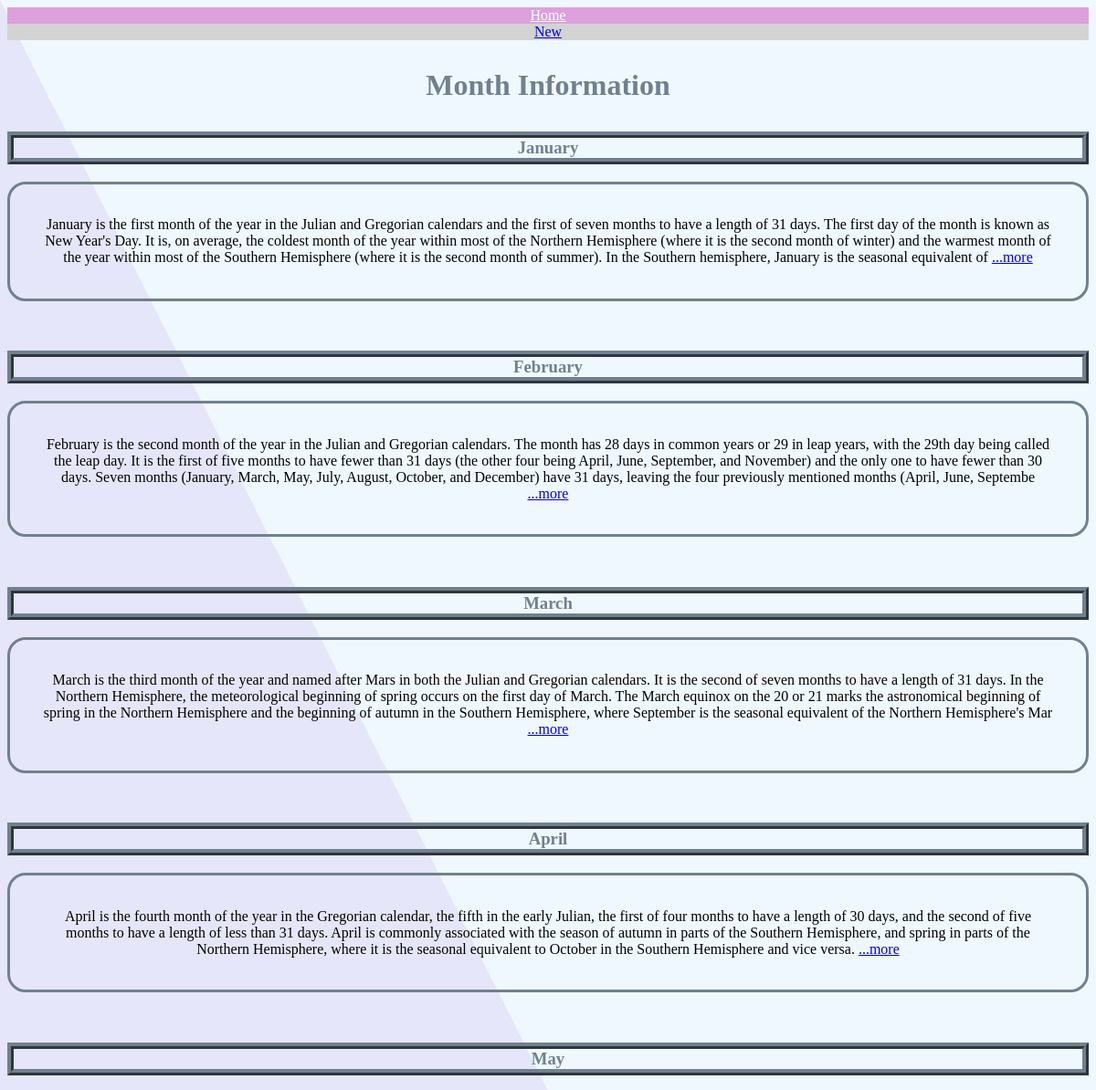
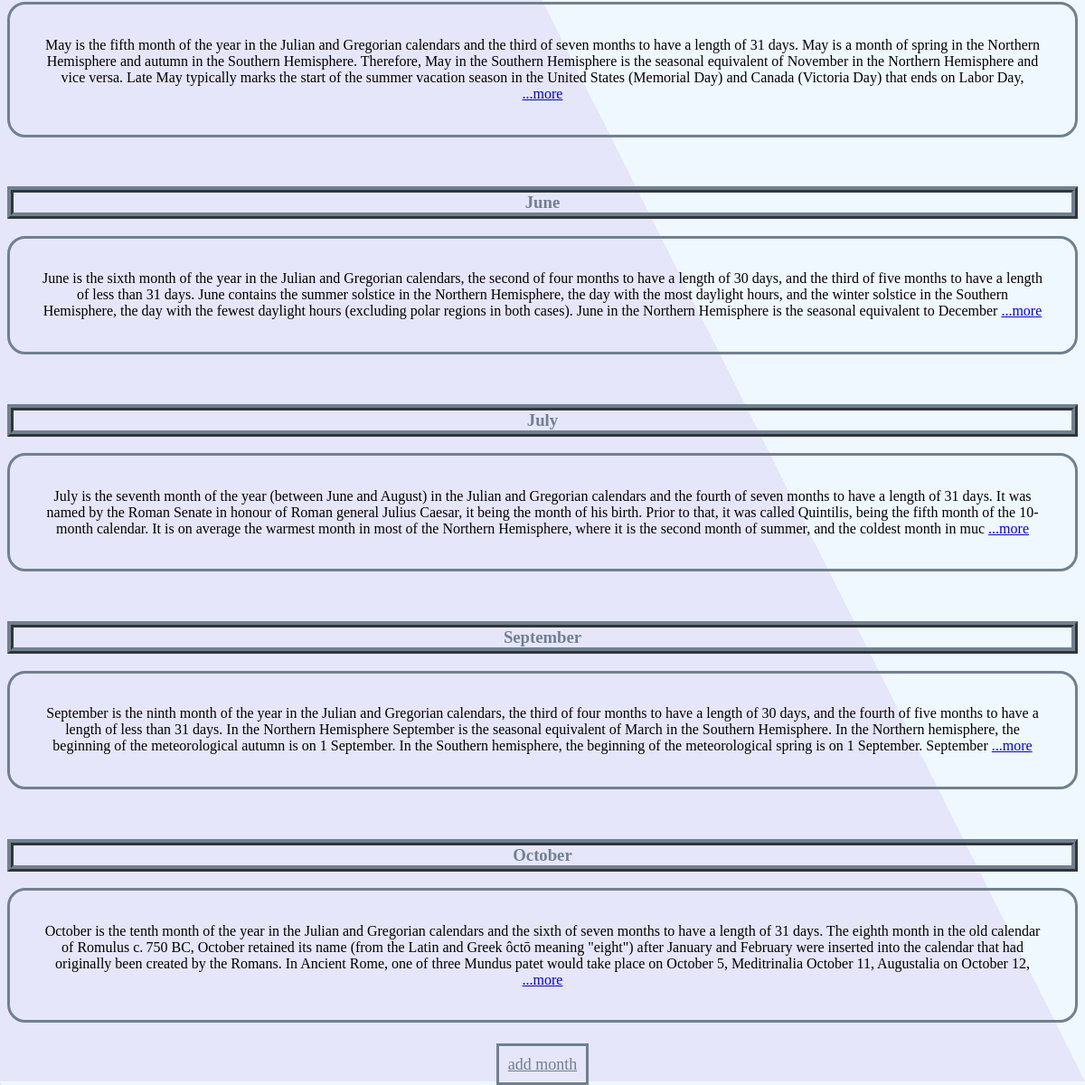
The page / on the database its author committed (2 pictures, top to bottom).
### blog/models.py (models this page shows, shortened)
class Blog(models.Model):
    subject = models.CharField(max_length=200)
    author = models.CharField(max_length=100)
    date = models.DateTimeField()
    content = models.TextField()
    def brief(self):
        return self.content[:500]

### blog/views.py (the view)
# urls.py: path('', origin,name='origin'),
def origin(request):
    objects = Blog.objects.all()
    return render(request, 'origin.html', {'objects':objects})

### blog/templates/origin.html
{% extends 'base.html' %}
{% block content %}
    <h1>Month Information</h1>
    <div class="container">
    {% for blog in objects%}
        <h3 id="month">{{blog.subject}}</h3>
        <div id="content">{{blog.brief}} <a href="{%url 'detail' blog.id %}">...more</a></div>
        <br><br>
    {% endfor %}
    </div>
    <div>
        <a id="add" href="{% url 'new' %}">add month</a>
    </div>
{% endblock %}

### thirdproject/templates/base.html (shortened to what this page needs)
<!DOCTYPE html>
<html lang="en">
<head>
</head>
<body>
<ul>
    <li><a class="active" href="{% url 'origin' %}">Home</li></a>
    <li><a href="{% url 'new' %}">New</li></a>
</ul>
  <div class="containter">
    {% block content %}
    {% endblock %}
  </div>
</body>
</html>

### thirdproject/templates/base.html (style rules this page uses)
body { text-align: center; background: linear-gradient(to bottom left, aliceblue 50%, lavender 50%); font-family: fantasy; }
#content { border: solid; border-color:slategrey; border-radius: 20px; padding: 3%; }
#add { font-size: large; color: slategrey; border: solid; border-color: slategrey; padding: 10px; }
#month { border: 2mm ridge slategrey; color:slategrey; }
h1 { color:slategrey; padding: 10px; }
ul { list-style-type: none; margin: 0; padding: 0; background-color:lightgray; width: 100%; }
li a { display: block; }
li a.active { background-color:plum; color: white; }

### rows shown on the page
Blog: subject "January", brief "January is the first month of the year in the Julian and Gregorian calendars and the first of seven months to have a length of 31 days. The first day of the month is known as New Year's Day. It is, on average, the coldest month of the year within most of the Northern Hemisphere (where it is the second month of winter) and the warmest month of the year within most of the Southern Hemisphere (where it is the second month of summer). In the Southern hemisphere, January is the seasonal equivalent of"
Blog: subject "February", brief "February is the second month of the year in the Julian and Gregorian calendars. The month has 28 days in common years or 29 in leap years, with the 29th day being called the leap day. It is the first of five months to have fewer than 31 days (the other four being April, June, September, and November) and the only one to have fewer than 30 days. Seven months (January, March, May, July, August, October, and December) have 31 days, leaving the four previously mentioned months (April, June, Septembe"
Blog: subject "March", brief "March is the third month of the year and named after Mars in both the Julian and Gregorian calendars. It is the second of seven months to have a length of 31 days. In the Northern Hemisphere, the meteorological beginning of spring occurs on the first day of March. The March equinox on the 20 or 21 marks the astronomical beginning of spring in the Northern Hemisphere and the beginning of autumn in the Southern Hemisphere, where September is the seasonal equivalent of the Northern Hemisphere's Mar"
Blog: subject "April", brief "April is the fourth month of the year in the Gregorian calendar, the fifth in the early Julian, the first of four months to have a length of 30 days, and the second of five months to have a length of less than 31 days. April is commonly associated with the season of autumn in parts of the Southern Hemisphere, and spring in parts of the Northern Hemisphere, where it is the seasonal equivalent to October in the Southern Hemisphere and vice versa."
Blog: subject "May", brief "May is the fifth month of the year in the Julian and Gregorian calendars and the third of seven months to have a length of 31 days. May is a month of spring in the Northern Hemisphere and autumn in the Southern Hemisphere. Therefore, May in the Southern Hemisphere is the seasonal equivalent of November in the Northern Hemisphere and vice versa. Late May typically marks the start of the summer vacation season in the United States (Memorial Day) and Canada (Victoria Day) that ends on Labor Day,"
Blog: subject "June", brief "June is the sixth month of the year in the Julian and Gregorian calendars, the second of four months to have a length of 30 days, and the third of five months to have a length of less than 31 days. June contains the summer solstice in the Northern Hemisphere, the day with the most daylight hours, and the winter solstice in the Southern Hemisphere, the day with the fewest daylight hours (excluding polar regions in both cases). June in the Northern Hemisphere is the seasonal equivalent to December"
Blog: subject "July", brief "July is the seventh month of the year (between June and August) in the Julian and Gregorian calendars and the fourth of seven months to have a length of 31 days. It was named by the Roman Senate in honour of Roman general Julius Caesar, it being the month of his birth. Prior to that, it was called Quintilis, being the fifth month of the 10-month calendar. It is on average the warmest month in most of the Northern Hemisphere, where it is the second month of summer, and the coldest month in muc"
Blog: subject "September", brief "September is the ninth month of the year in the Julian and Gregorian calendars, the third of four months to have a length of 30 days, and the fourth of five months to have a length of less than 31 days. In the Northern Hemisphere September is the seasonal equivalent of March in the Southern Hemisphere. In the Northern hemisphere, the beginning of the meteorological autumn is on 1 September. In the Southern hemisphere, the beginning of the meteorological spring is on 1 September. September"
Blog: subject "October", brief "October is the tenth month of the year in the Julian and Gregorian calendars and the sixth of seven months to have a length of 31 days. The eighth month in the old calendar of Romulus c. 750 BC, October retained its name (from the Latin and Greek ôctō meaning \"eight\") after January and February were inserted into the calendar that had originally been created by the Romans. In Ancient Rome, one of three Mundus patet would take place on October 5, Meditrinalia October 11, Augustalia on October 12,"
